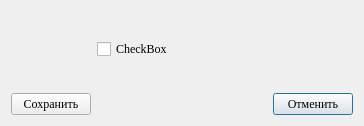
<?xml version="1.0" encoding="UTF-8"?>
<ui version="4.0">
 <class>SettDialog</class>
 <widget class="QDialog" name="SettDialog">
  <property name="geometry">
   <rect>
    <x>0</x>
    <y>0</y>
    <width>364</width>
    <height>126</height>
   </rect>
  </property>
  <property name="windowTitle">
   <string>Dialog</string>
  </property>
  <layout class="QGridLayout" name="gridLayout">
   <item row="1" column="1">
    <spacer name="horizontalSpacer">
     <property name="orientation">
      <enum>Qt::Horizontal</enum>
     </property>
     <property name="sizeHint" stdset="0">
      <size>
       <width>40</width>
       <height>20</height>
      </size>
     </property>
    </spacer>
   </item>
   <item row="1" column="2">
    <widget class="QPushButton" name="pushButton_2">
     <property name="font">
      <font>
       <family>Times New Roman</family>
      </font>
     </property>
     <property name="text">
      <string>Отменить</string>
     </property>
    </widget>
   </item>
   <item row="1" column="0">
    <widget class="QPushButton" name="pushButton">
     <property name="font">
      <font>
       <family>Times New Roman</family>
      </font>
     </property>
     <property name="text">
      <string>Сохранить</string>
     </property>
    </widget>
   </item>
   <item row="0" column="0">
    <spacer name="verticalSpacer">
     <property name="orientation">
      <enum>Qt::Vertical</enum>
     </property>
     <property name="sizeHint" stdset="0">
      <size>
       <width>20</width>
       <height>40</height>
      </size>
     </property>
    </spacer>
   </item>
   <item row="0" column="1">
    <widget class="QCheckBox" name="checkBox">
     <property name="font">
      <font>
       <family>Times New Roman</family>
      </font>
     </property>
     <property name="text">
      <string>CheckBox</string>
     </property>
    </widget>
   </item>
  </layout>
 </widget>
 <resources/>
 <connections/>
</ui>
